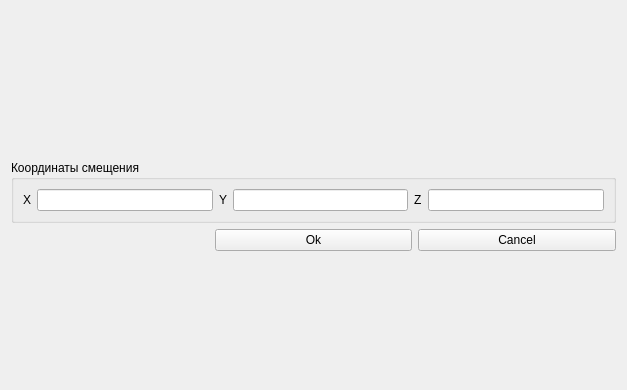
<?xml version="1.0" encoding="UTF-8"?>
<ui version="4.0">
 <class>MoveClass</class>
 <widget class="QWidget" name="MoveClass">
  <property name="geometry">
   <rect>
    <x>0</x>
    <y>0</y>
    <width>627</width>
    <height>390</height>
   </rect>
  </property>
  <property name="windowTitle">
   <string>Form</string>
  </property>
  <layout class="QGridLayout" name="gridLayout">
   <item row="3" column="2">
    <widget class="QPushButton" name="m_cancelBtn">
     <property name="text">
      <string>Cancel</string>
     </property>
    </widget>
   </item>
   <item row="1" column="1">
    <spacer name="horizontalSpacer_2">
     <property name="orientation">
      <enum>Qt::Orientation::Horizontal</enum>
     </property>
     <property name="sizeHint" stdset="0">
      <size>
       <width>40</width>
       <height>20</height>
      </size>
     </property>
    </spacer>
   </item>
   <item row="3" column="0">
    <spacer name="horizontalSpacer">
     <property name="orientation">
      <enum>Qt::Orientation::Horizontal</enum>
     </property>
     <property name="sizeHint" stdset="0">
      <size>
       <width>40</width>
       <height>20</height>
      </size>
     </property>
    </spacer>
   </item>
   <item row="1" column="2">
    <spacer name="horizontalSpacer_3">
     <property name="orientation">
      <enum>Qt::Orientation::Horizontal</enum>
     </property>
     <property name="sizeHint" stdset="0">
      <size>
       <width>40</width>
       <height>20</height>
      </size>
     </property>
    </spacer>
   </item>
   <item row="2" column="0" colspan="3">
    <widget class="QGroupBox" name="groupBox">
     <property name="title">
      <string>Координаты смещения</string>
     </property>
     <layout class="QHBoxLayout" name="horizontalLayout">
      <item>
       <widget class="QLabel" name="label">
        <property name="text">
         <string>X</string>
        </property>
       </widget>
      </item>
      <item>
       <widget class="QLineEdit" name="m_xCoordinate"/>
      </item>
      <item>
       <widget class="QLabel" name="label_2">
        <property name="text">
         <string>Y</string>
        </property>
       </widget>
      </item>
      <item>
       <widget class="QLineEdit" name="m_yCoordinate"/>
      </item>
      <item>
       <widget class="QLabel" name="label_3">
        <property name="text">
         <string>Z</string>
        </property>
       </widget>
      </item>
      <item>
       <widget class="QLineEdit" name="m_zCoordinate"/>
      </item>
     </layout>
    </widget>
   </item>
   <item row="4" column="1">
    <spacer name="verticalSpacer">
     <property name="orientation">
      <enum>Qt::Orientation::Vertical</enum>
     </property>
     <property name="sizeHint" stdset="0">
      <size>
       <width>20</width>
       <height>40</height>
      </size>
     </property>
    </spacer>
   </item>
   <item row="3" column="1">
    <widget class="QPushButton" name="m_okBtn">
     <property name="text">
      <string>Ok</string>
     </property>
    </widget>
   </item>
   <item row="0" column="0">
    <spacer name="verticalSpacer_2">
     <property name="orientation">
      <enum>Qt::Orientation::Vertical</enum>
     </property>
     <property name="sizeHint" stdset="0">
      <size>
       <width>20</width>
       <height>40</height>
      </size>
     </property>
    </spacer>
   </item>
  </layout>
 </widget>
 <resources/>
 <connections/>
</ui>
